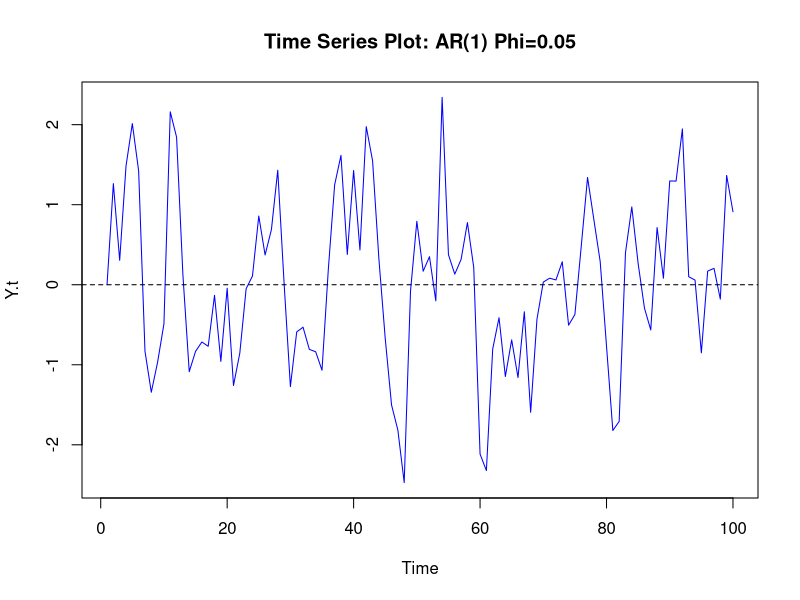
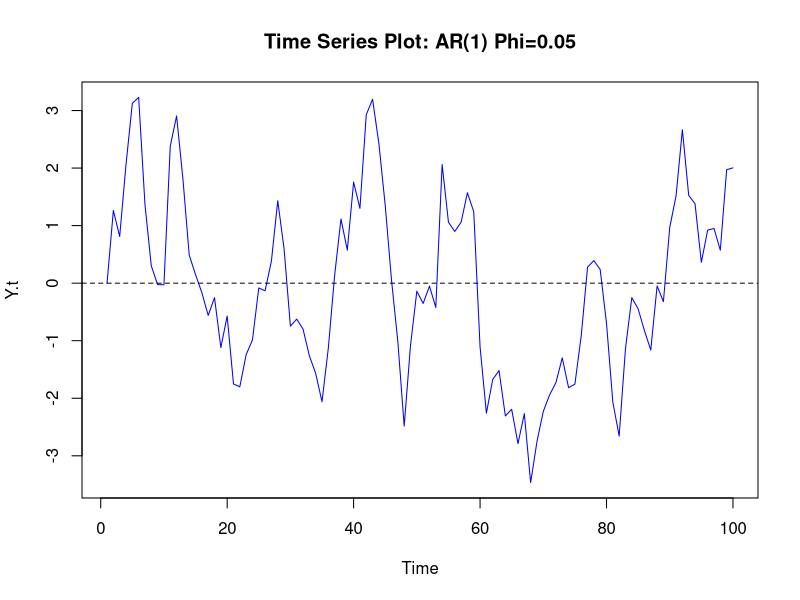
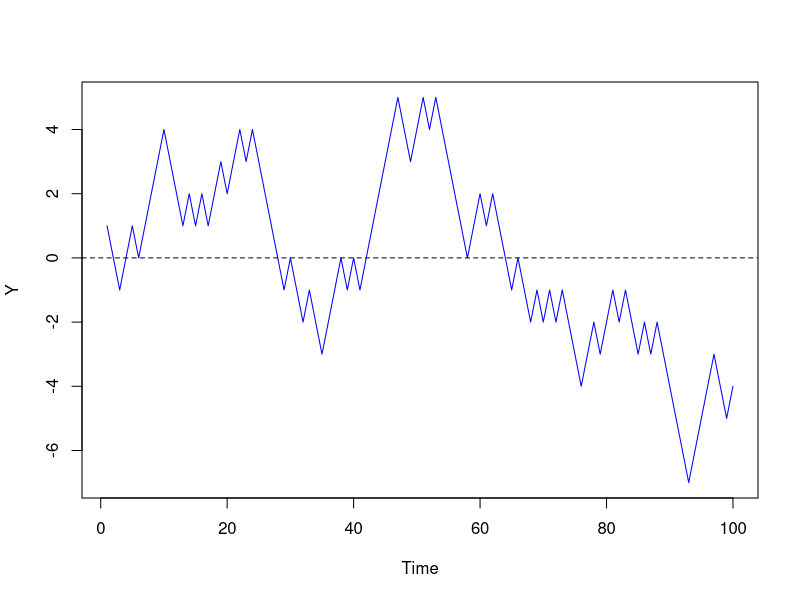
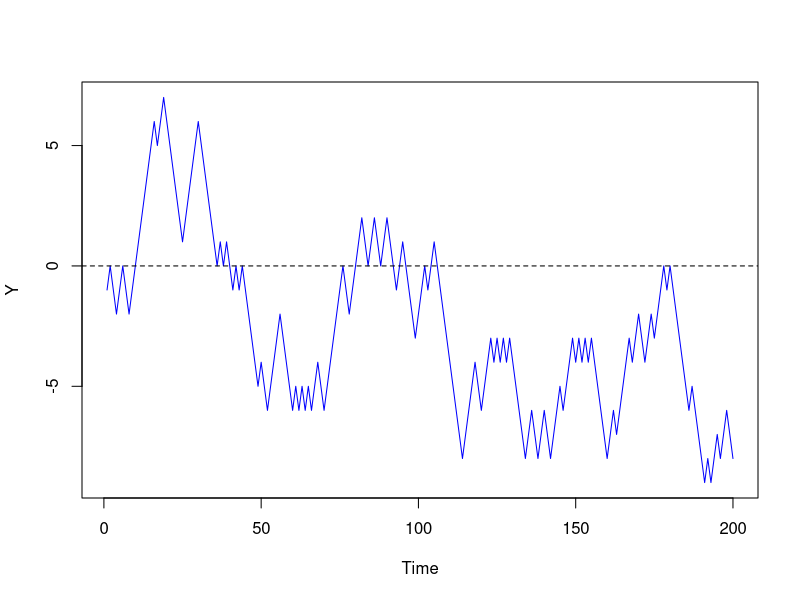
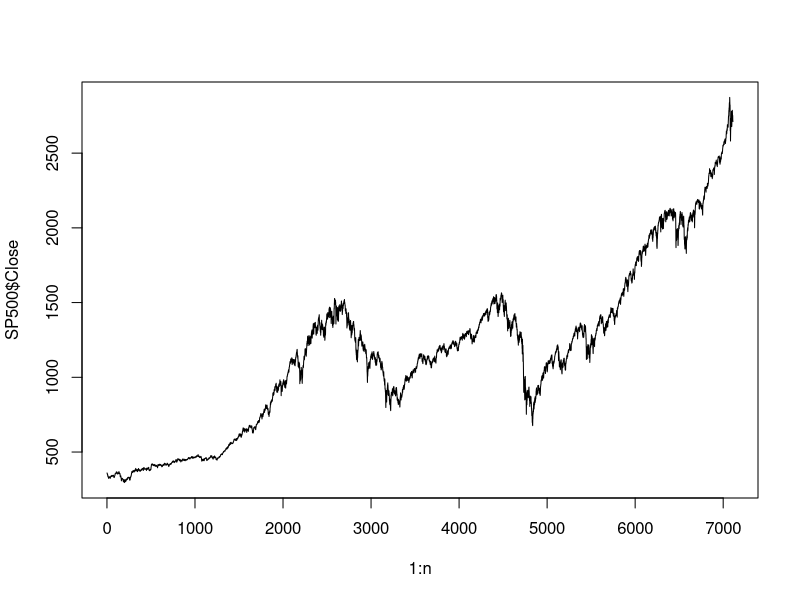
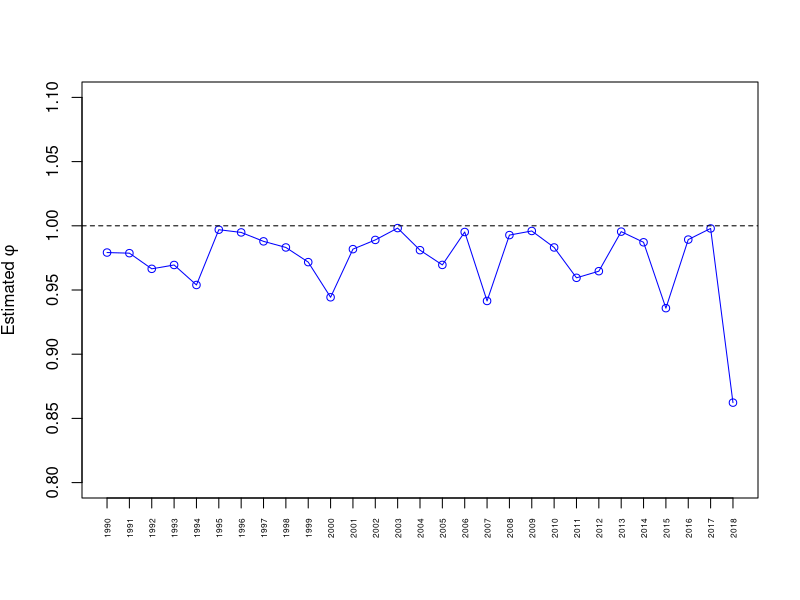
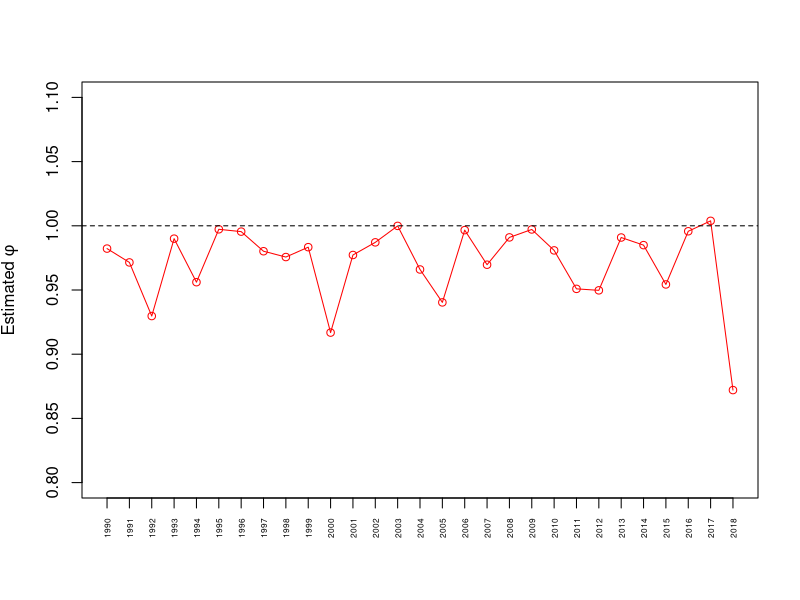
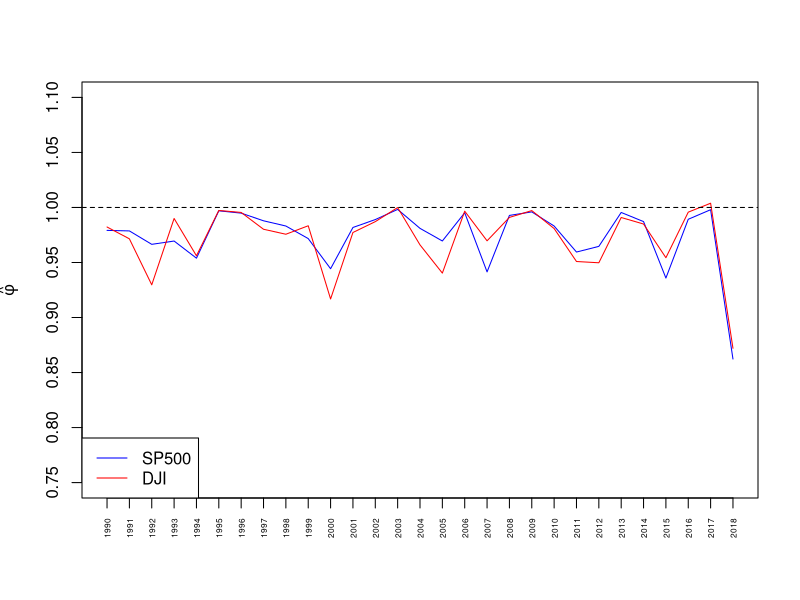

These figures' R source, in order:
## ---- chunk 1
phi.hat <- function(Y) {
  n <- length(Y)
  least.sq <- lm(Y[2:n]~Y[1:(n-1)])$coefficients
  return(c(mu.hat = least.sq[1]/(1-least.sq[2]),
           phi.hat = least.sq[2]))
}
## ---- chunk 2
set.seed(0)
Y.t <- NULL
Y.t[1] <- 0
phi <- .5
n <- 100
for (i in 2:n) {
  Y.t[i] <- phi*Y.t[i-1]+rnorm(1)
  
}
plot(1:100,Y.t,type="l",main="Time Series Plot: AR(1) Phi=0.05",col="blue",xlab="Time")
abline(h=0,lty=2)

# AR(1) estimated parameter
phi.hat(Y.t)
## ---- chunk 3
set.seed(0)
Y.t <- NULL
Y.t[1] <- 0
phi <- .90
n <- 100
for (i in 2:n) {
  Y.t[i] <- phi*Y.t[i-1]+rnorm(1)
}

plot(1:100,Y.t,type="l",main="Time Series Plot: AR(1) Phi=0.05",col="blue",xlab="Time")
abline(h=0,lty=2)

# AR(1) estimated parameter
phi.hat(Y.t)
## ---- chunk 4
set.seed(0)
trials <- 100
coins <- ifelse(rbinom(n=trials,size=1,prob=.5)==1,1,-1)
coins
Y <- cumsum(coins)
Y
plot(1:trials,Y,type="l",col="blue",xlab="Time")
abline(h=0,lty=2)

# AR(1) estimated parameter
phi.hat(Y)
## ---- chunk 5
set.seed(3)
trials <- 200
coins <- ifelse(rbinom(n=trials,size=1,prob=.5)==1,1,-1)
coins
Y <- cumsum(coins)
Y
plot(1:trials,Y,type="l",col="blue",xlab="Time")
abline(h=0,lty=2)

# AR(1) estimated parameter
phi.hat(Y)
## ---- chunk 6
SP500 <- read.csv("SP500Weekly.csv",as.is=T)
n <- nrow(SP500)
n
plot(1:n,SP500$Close,type="l")
phi.hat(SP500$Close)
## ---- chunk 7
phi.hat.2 <- function(df) {
  Y <- df$Close
  n <- length(Y)
  least.sq <- lm(Y[2:n]~Y[1:(n-1)])$coefficients
  return(c(mu.hat = least.sq[1]/(1-least.sq[2]),
           phi.hat = least.sq[2]))
}
## ---- chunk 8
SP500$Year <- substr(SP500$Date,start=1,stop=4) #get year
head(SP500)
## ---- chunk 9
SP500.split <- split(SP500,f=SP500$Year) #split group into years
ar1.coefs.SP500 <- sapply(SP500.split,phi.hat.2) #apply function

?split
## ---- chunk 10
#combine
plot(1:29,ar1.coefs.SP500[2,],type="l",col="blue",ylim=c(.8,1.1),xlab="", xaxt =  "n",ylab=expression(paste(Estimated," ",phi)))
points(1:29,ar1.coefs.SP500[2,],col="blue")
axis(side = 1, at = 1:29,
     labels = as.character(1990:2018), las = 2, 
     cex.axis = 0.5)
abline(h=c(0,1),lty=2)
## ---- chunk 11
DJI <- read.csv("DJIDaily.csv",as.is=T)
DJI$Year <- substr(SP500$Date,start=1,stop=4)
head(DJI)
## ---- chunk 12
DJI.split <- split(DJI,f=DJI$Year)
ar1.coefs.DJI <- sapply(DJI.split,phi.hat.2)
## ---- chunk 13
plot(1:29,ar1.coefs.DJI[2,],type="l",col="red",ylim=c(.8,1.1),xlab="",xaxt = "n",ylab=expression(paste(Estimated," ",phi)))
points(1:29,ar1.coefs.DJI[2,],col="red")
axis(side = 1, at = 1:29,
     labels = as.character(1990:2018), las = 2, 
     cex.axis = 0.5)
abline(h=c(0,1),lty=2)
## ---- chunk 14
plot(1:29,ar1.coefs.SP500[2,],type="l",col="blue",ylim=c(.75,1.1),xlab="",xaxt = "n",ylab=expression(hat(phi)))
lines(1:29,ar1.coefs.DJI[2,],col="red")
axis(side = 1, at = 1:29,
     labels = as.character(1990:2018), las = 2, 
     cex.axis = 0.5)
abline(h=c(0,1),lty=2)
legend("bottomleft",legend=c("SP500","DJI"),lty=c(1,1),col=c("blue","red"))
